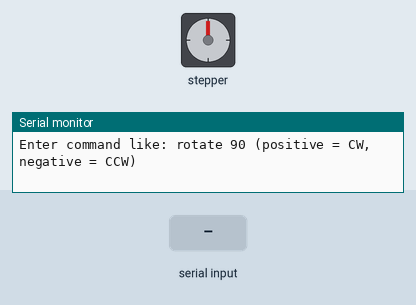
This sketch was run on a simulated Arduino Uno, built with avr-gcc and run on an emulated ATmega328P. Parts: stepper motor, the last lines printed to the serial monitor. The test bench sets the inputs (shaded band). Stepper angles assume 2048 steps per turn.

Above: at 1.2 s.
1.3 s: "rotate90\n" received over Serial
At 1.76 s:
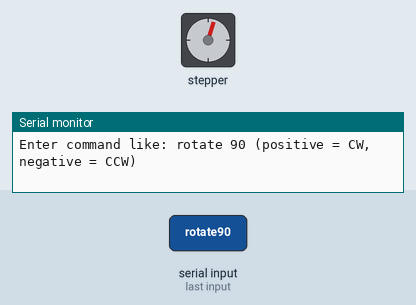
At 3.8 s:
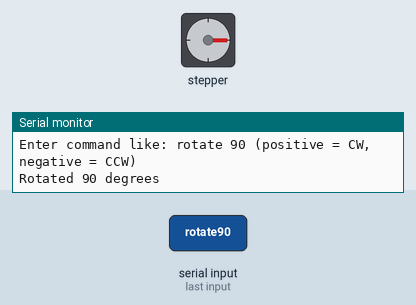
4.3 s: "rotate90\n" received over Serial
At 6.1 s:
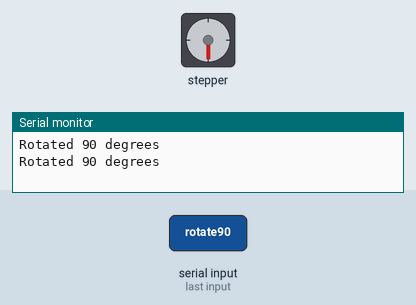
Timing chart, 0 to 7.6 s (numbered marks = the images above; inputs shaded):
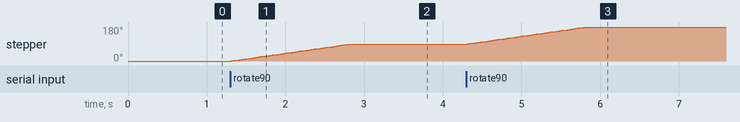

Measured:
- after the input at 1.3 s, stepper: turns 90° clockwise in 1.5 s, starting at once
- after the input at 4.3 s, stepper: turns 90° clockwise in 1.5 s, starting at once

The sketch:

task1.ino
```cpp
#include <Stepper.h>
const int stepsPerRevolution = 2048; // for 28BYJ-48 (half-step mode)
const int in1Pin = 8;
const int in2Pin = 9;
const int in3Pin = 10;
const int in4Pin = 11;
Stepper myStepper(stepsPerRevolution, in1Pin, in3Pin, in2Pin, in4Pin);
float stepsPerDegree = stepsPerRevolution / 360.0;
void setup() {
  Serial.begin(9600);
  myStepper.setSpeed(10); // RPM
  Serial.println("Enter command like: rotate 90 (positive = CW, negative = CCW)");
}
void loop() {
  if (Serial.available() > 0) {
    String input = Serial.readStringUntil('\n');
    input.trim();
    if (input.startsWith("rotate")) {
      // Extract angle after "rotate"
      int angle = input.substring(6).toInt();
      // Convert to steps
      long stepsToMove = angle * stepsPerDegree;
      // Move motor relative to current position
      myStepper.step(stepsToMove);
      // Debug info
      Serial.print("Rotated ");
      Serial.print(angle);
      Serial.println(" degrees");
    }
  }
}
```
